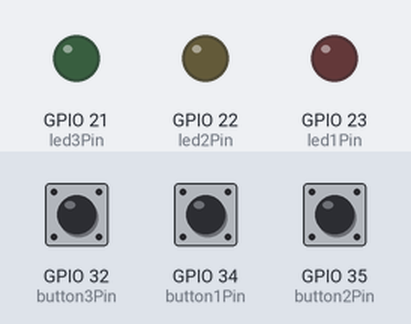
A program run on a simulated ESP32. Parts: output pins drawn as LEDs (lit = HIGH). Dashed ring = blinking. Inputs (shaded band) come from the test bench; at power-on: GPIO 32 (button3Pin) HIGH, GPIO 34 (button1Pin) HIGH, GPIO 35 (button2Pin) HIGH.

Above: at 1.2 s.
1.3 s: GPIO 32 (button3Pin) pulled LOW for 0.15 s
At 1.45 s:
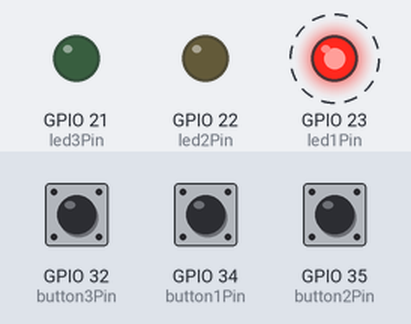
At 2.05 s:
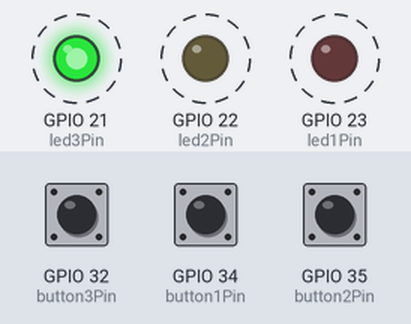
Timing chart, 0 to 8.2 s (numbered marks = the images above; inputs shaded):
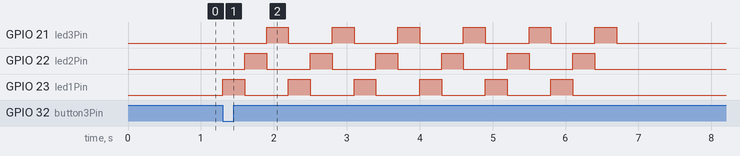

The program:

main.cpp
```cpp
#include <Arduino.h>

// Definisikan pin untuk tombol dan LED
const int button1Pin = 34; // Tombol 1
const int button2Pin = 35; // Tombol 2
const int button3Pin = 32; // Tombol 3

const int led1Pin = 23;    // LED merah
const int led2Pin = 22;    // LED kuning
const int led3Pin = 21;    // LED hijau

// Variabel untuk debouncing
unsigned long lastDebounceTime = 0;
const unsigned long debounceDelay = 50;

void setup() {
  // Inisialisasi pin tombol sebagai input
  pinMode(button1Pin, INPUT_PULLUP);
  pinMode(button2Pin, INPUT_PULLUP);
  pinMode(button3Pin, INPUT_PULLUP);

  // Inisialisasi pin LED sebagai output
  pinMode(led1Pin, OUTPUT);
  pinMode(led2Pin, OUTPUT);
  pinMode(led3Pin, OUTPUT);

  // Matikan semua LED pada awal
  digitalWrite(led1Pin, LOW);
  digitalWrite(led2Pin, LOW);
  digitalWrite(led3Pin, LOW);
}

void loop() {
  // Membaca status dari tombol dengan debounce
  int button1State = digitalRead(button1Pin);
  int button2State = digitalRead(button2Pin);
  int button3State = digitalRead(button3Pin);

  // Pastikan tombol ditekan dalam waktu yang lebih lama dari debounceDelay
  if (millis() - lastDebounceTime > debounceDelay) {
    // Logika Tombol 1 (Tombol ditekan, LED merah berkedip 5 kali)
    if (button1State == LOW) {
      lastDebounceTime = millis();
      for (int i = 0; i < 6; i++) {
        digitalWrite(led1Pin, HIGH); // Nyalakan LED merah
        delay(100);                  // Tunggu 500ms
        digitalWrite(led1Pin, LOW);  // Matikan LED merah
        delay(100);                  // Tunggu 500ms
      }
    }

    // Logika Tombol 2 (Tombol ditekan, LED merah dan hijau berkedip bergantian)
    if (button2State == LOW) {
      lastDebounceTime = millis();
      for (int i = 0; i < 6; i++) {
        digitalWrite(led1Pin, HIGH); // Nyalakan LED merah
        digitalWrite(led3Pin, LOW);  // Matikan LED hijau
        delay(300);                  // Tunggu 500ms
        digitalWrite(led1Pin, LOW);  // Matikan LED merah
        digitalWrite(led3Pin, HIGH); // Nyalakan LED hijau
        delay(300);                  // Tunggu 500ms
      }
      // Matikan kedua LED setelah selesai
      digitalWrite(led1Pin, LOW);
      digitalWrite(led3Pin, LOW);
    }

    // Logika Tombol 3 (Tombol ditekan, LED merah, kuning, dan hijau berkedip bergantian)
    if (button3State == LOW) {
      lastDebounceTime = millis();
      for (int i = 0; i < 6; i++) {
        digitalWrite(led1Pin, HIGH); // Nyalakan LED merah
        digitalWrite(led2Pin, LOW);  // Matikan LED kuning
        digitalWrite(led3Pin, LOW);  // Matikan LED hijau
        delay(300);                  // Tunggu 500ms

        digitalWrite(led1Pin, LOW);  // Matikan LED merah
        digitalWrite(led2Pin, HIGH); // Nyalakan LED kuning
        delay(300);                  // Tunggu 500ms

        digitalWrite(led2Pin, LOW);  // Matikan LED kuning
        digitalWrite(led3Pin, HIGH); // Nyalakan LED hijau
        delay(300);                  // Tunggu 500ms

        digitalWrite(led3Pin, LOW);  // Matikan LED hijau
      }
    }
  }
}
```

Measured:
- after the input at 1.3 s, GPIO 21 (led3Pin): alternates HIGH for 0.30 s and LOW for 0.60 s, 12 changes in all, then stays LOW, starting after 0.60 s; GPIO 22 (led2Pin): alternates HIGH for 0.30 s and LOW for 0.60 s, 12 changes in all, then stays LOW, starting after 0.30 s
